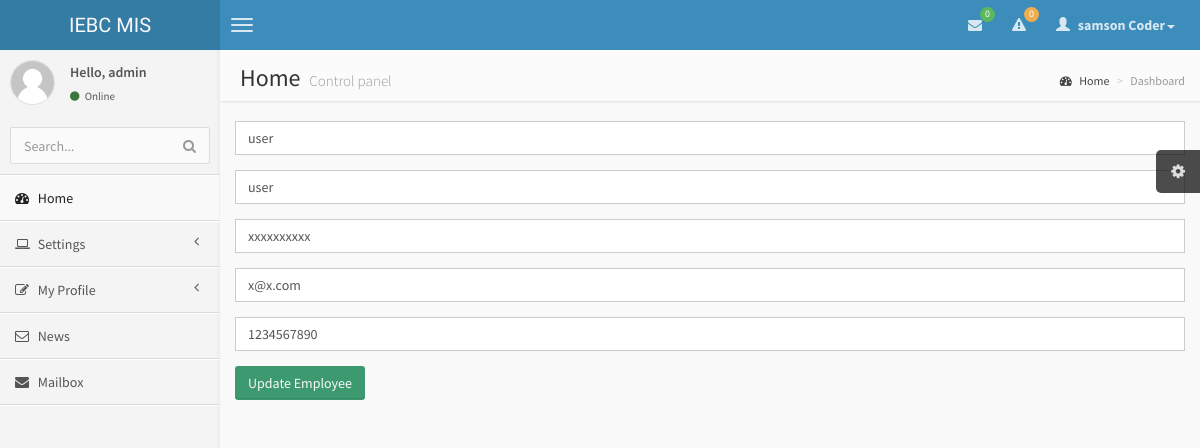
Page /logs/admin/edit.php?id=2 (signed in) on the committed database.
### tables this page shows
CREATE TABLE `user_details` (
  `id` int(11) NOT NULL,
  `user_firstname` varchar(20) NOT NULL,
  `user_lastname` varchar(20) NOT NULL,
  `user_username` varchar(20) NOT NULL,
  `user_payrollnumber` varchar(10) NOT NULL,
  `user_email` varchar(50) NOT NULL,
  `user_phone` varchar(20) NOT NULL,
  `user_fingerprint` varchar(100) NOT NULL
);

### logs/admin/edit.php (the view, shortened to what this page needs)
<?php
include '../connection/db.php';
$username=$_SESSION['logname'];
$result1 = mysqli_query($con, "SELECT * FROM user_details WHERE user_username='$username'");
while($res = mysqli_fetch_array($result1))
{
    $user_first= $res['user_firstname'];
    $user_last= $res['user_lastname'];
}
$username=$_SESSION['logname'];
include_once("../connection/db.php");
?>
<?php
$id = $_GET['id'];
$result = mysqli_query($con, "SELECT * FROM user_details WHERE id=$id");
while($res = mysqli_fetch_array($result))
{
    $user_firstname = $res['user_firstname'];
    $user_lastname= $res['user_lastname'];
    $user_payrollnumber = $res['user_payrollnumber'];
    $user_email = $res['user_email'];
    $user_phone = $res['user_phone'];
}
?>
<!DOCTYPE html>
<html>
<head>
    <link href="../css/bootstrap.min.css" rel="stylesheet" type="text/css" />
    <link href="../css/font-awesome.min.css" rel="stylesheet" type="text/css" />
    <link href="../css/ionicons.min.css" rel="stylesheet" type="text/css" />
    <link href="../css/morris/morris.css" rel="stylesheet" type="text/css" />
    <link href="../css/jvectormap/jquery-jvectormap-1.2.2.css" rel="stylesheet" type="text/css" />
    <link href="../css/fullcalendar/fullcalendar.css" rel="stylesheet" type="text/css" />
    <link href="../css/daterangepicker/daterangepicker-bs3.css" rel="stylesheet" type="text/css" />
    <link href="../css/bootstrap-wysihtml5/bootstrap3-wysihtml5.min.css" rel="stylesheet" type="text/css" />
    <link href="../css/AdminLTE.css" rel="stylesheet" type="text/css" />
</head>
<body class="skin-blue">
<header class="header">
    <a href="index.php" class="logo">
        IEBC MIS
    </a>
    <nav class="navbar navbar-static-top" role="navigation">
        <a href="#" class="navbar-btn sidebar-toggle" data-toggle="offcanvas" role="button">
            <span class="icon-bar"></span>
            <span class="icon-bar"></span>
            <span class="icon-bar"></span>
        </a>
        <div class="navbar-right">
            <ul class="nav navbar-nav">
                <li class="dropdown messages-menu">
                    <a href="#" class="dropdown-toggle" data-toggle="dropdown">
                        <i class="fa fa-envelope"></i>
                        <span class="label label-success">0</span>
                    </a>
                </li>
                <li class="dropdown notifications-menu">
                    <a href="#" class="dropdown-toggle" data-toggle="dropdown">
                        <i class="fa fa-warning"></i>
                        <span class="label label-warning">0</span>
                    </a>
                </li>
                <li class="dropdown user user-menu">
                    <a href="#" class="dropdown-toggle" data-toggle="dropdown">
                        <i class="glyphicon glyphicon-user"></i>
                        <span><?php echo "$user_first&nbsp$user_last";?><i class="caret"></i></span>
                    </a>
                </li>
            </ul>
        </div>
    </nav>
</header>
<div class="wrapper row-offcanvas row-offcanvas-left">
    <aside class="left-side sidebar-offcanvas">
        <section class="sidebar">
            <div class="user-panel">
                <div class="pull-left image">
                    <img src="../img/user.jpg" class="img-circle" alt="User Image" />
                </div>
                <div class="pull-left info">
                    <p>Hello, <?php echo "$username"; ?></p>
                    <a href="#"><i class="fa fa-circle text-success"></i> Online</a>
                </div>
            </div>
            <form action="#" method="get" class="sidebar-form">
                <div class="input-group">
                    <input type="text" name="q" class="form-control" placeholder="Search..."/>
                    <span class="input-group-btn">
                                <button type='submit' name='seach' id='search-btn' class="btn btn-flat"><i class="fa fa-search"></i></button>
                            </span>
                </div>
            </form>
            <ul class="sidebar-menu">
                <li class="active">
                    <a href="index.php">
                        <i class="fa fa-dashboard"></i> <span>Home</span>
                    </a>
                </li>
                <li class="treeview">
                    <a href="#">
                        <i class="fa fa-laptop"></i>
                        <span>Settings</span>
                        <i class="fa fa-angle-left pull-right"></i>
                    </a>
                </li>
                <li class="treeview">
                    <a href="#">
                        <i class="fa fa-edit"></i> <span>My Profile</span>
                        <i class="fa fa-angle-left pull-right"></i>
                    </a>
                </li>
                <li>
                    <a href="news.php">
                        <i class="fa fa-envelope-o"></i> <span>News</span>
                    </a>
                </li>
                <li>
                    <a href="mailbox.php">
                        <i class="fa fa-envelope"></i> <span>Mailbox</span>
                    </a>
                </li>
            </ul>
        </section>
    </aside>
    <aside class="right-side">
        <section class="content-header">
            <h1>
                Home
                <small>Control panel</small>
            </h1>
            <ol class="breadcrumb">
                <li><a href="#"><i class="fa fa-dashboard"></i> Home</a></li>
                <li class="active">Dashboard</li>
            </ol>
        </section>
        <section class="content">
<form action="" method="post">
    <div class="form-group">
        <input type="text" name="fname" value="<?php echo $user_firstname;?>" required class="form-control" placeholder="firstname"/>
    </div>
    <div class="form-group">
        <input type="text" name="lname" required value="<?php echo $user_lastname;?>" class="form-control" placeholder="lastname"/>
    </div>
    <div class="form-group">
        <input type="text" name="pnumber" required value="<?php echo $user_payrollnumber;?>" class="form-control" placeholder="Employee Number"/>
    </div>
    <div class="form-group">
        <input type="email" name="email" required value="<?php echo $user_email;?>" class="form-control" placeholder="Email"/>
    </div>
    <div class="form-group">
        <input type="text" name="phone" required value="<?php echo $user_phone;?>" class="form-control" placeholder="Mobile Number"/>
    </div>
    <div class="footer">
        <button type="submit" name="update" class="btn bg-olive">Update Employee</button>
    </div>
</form>
        </section>
    </aside>
</div>
</body>
</html>

### rows in the picture
user_details: user_firstname "samson", user_lastname "Coder"
user_details: fname "user", lname "user", pnumber "xxxxxxxxxx", email "x@x.com", phone "1234567890"

### other values in the picture
$username "admin"
